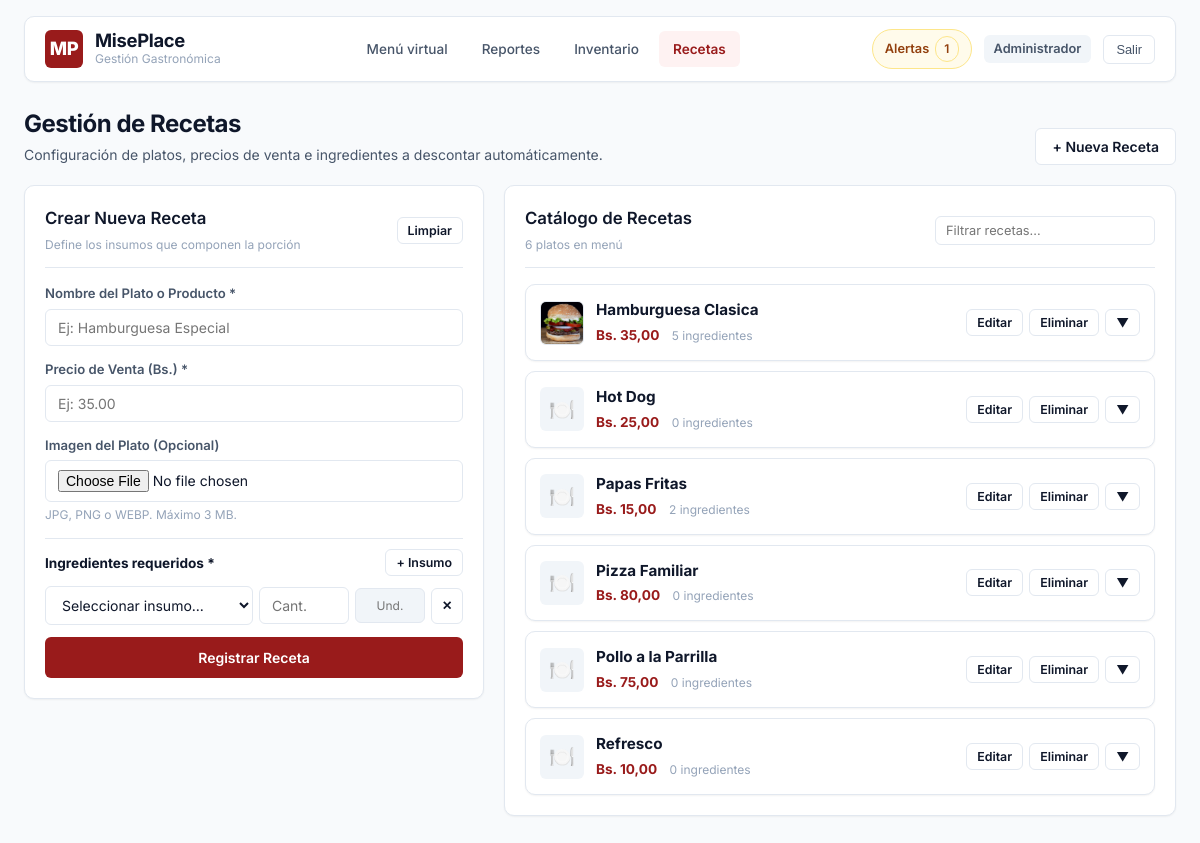
The page /recetas/ (signed in) on the database its author committed.
### apps/usuarios/models.py (models this page shows, shortened)
class Usuario(AbstractBaseUser, PermissionsMixin):
    class Rol(models.TextChoices):
        ADMINISTRADOR = 'administrador', 'Administrador'
        CAJERO = 'cajero', 'Cajero'
        EMPLEADO = 'empleado', 'Empleado'
    email = models.EmailField('Correo electrónico', unique=True, max_length=150)
    nombre = models.CharField('Nombre o apodo', max_length=100, blank=True)
    rol = models.CharField('Rol', max_length=20, choices=Rol.choices, default=Rol.EMPLEADO)
    is_active = models.BooleanField('Activo', default=True)
    is_staff = models.BooleanField('Acceso a staff', default=False)
    fecha_registro = models.DateTimeField('Fecha de registro', auto_now_add=True)
    objects = UsuarioManager()
    USERNAME_FIELD = 'email'
    REQUIRED_FIELDS = []
    class Meta:
        verbose_name = 'Usuario'
        verbose_name_plural = 'Usuarios'
        ordering = ['email']
    @property
    def es_admin(self) -> bool:
        return self.rol == self.Rol.ADMINISTRADOR or self.is_superuser
    @property
    def puede_acceder_pos(self) -> bool:
        return self.es_admin or self.es_cajero
    @property
    def puede_acceder_inventario(self) -> bool:
        return self.es_admin or self.es_empleado
    @property
    def puede_acceder_recetas(self) -> bool:
        return self.es_admin
    @property
    def puede_acceder_reportes(self) -> bool:
        return self.es_admin or self.es_empleado

### apps/recetas/models.py (models this page shows, shortened)
class Plato(models.Model):
    nombre = models.CharField('Nombre del plato o producto', max_length=100, unique=True)
    precio_venta = models.DecimalField('Precio de venta (Bs.)', max_digits=10, decimal_places=2)
    imagen = models.ImageField('Imagen del plato', upload_to='platos/', blank=True, null=True)
    activo = models.BooleanField('Activo en el menú', default=True)
    fecha_creacion = models.DateTimeField(auto_now_add=True)
    class Meta:
        verbose_name = 'Plato / Producto'
        verbose_name_plural = 'Platos y Productos'
        ordering = ['nombre']

### apps/recetas/views.py (the view)
# urls.py: path('', views.gestion_recetas, name='lista'),
@roles_requeridos(['administrador'])
def gestion_recetas(request):
    platos = Plato.objects.prefetch_related('ingredientes__insumo').all().order_by('nombre')
    insumos = Insumo.objects.all().order_by('nombre')
    context = {
        'platos': platos,
        'insumos': insumos,
        'fecha_hoy': timezone.localdate(),
    }
    return render(request, 'recetas/gestion_recetas.html', context)

### apps/usuarios/context_processors.py (called while the page is built)
def usuario_contexto(request):
    if not request.user.is_authenticated:
        return {'total_alertas_stock': 0}
    try:
        from inventario.models import Insumo
        from django.db.models import F
        total_alertas = Insumo.objects.filter(stock_actual__lte=F('stock_minimo')).count()
    except Exception:
        total_alertas = 0
    return {
        'total_alertas_stock': total_alertas,
        'usuario_actual': request.user,
    }

### templates/recetas/gestion_recetas.html (shortened to what this page needs)
{% extends 'base.html' %}
{% load humanize %}
{% block content %}
<div class="page-header">
    <div class="page-title">
        <h2>Gestión de Recetas</h2>
        <p>Configuración de platos, precios de venta e ingredientes a descontar automáticamente.</p>
    </div>
    <div class="page-actions">
        <button type="button" class="btn btn-secondary" onclick="limpiarFormularioReceta()">
            + Nueva Receta
        </button>
    </div>
</div>
<div style="display: grid; grid-template-columns: 460px 1fr; gap: 20px; align-items: start;">
    <div class="card" id="tarjetaFormularioReceta">
        <div class="card-header">
            <div>
                <h3 id="tituloFormReceta">Crear Nueva Receta</h3>
                <span class="subtitle">Define los insumos que componen la porción</span>
            </div>
            <button type="button" class="btn btn-secondary btn-sm" onclick="limpiarFormularioReceta()">Limpiar</button>
        </div>
        <form id="formReceta" enctype="multipart/form-data">
            <div class="form-group">
                <label for="nombrePlato">Nombre del Plato o Producto *</label>
                <input type="text" id="nombrePlato" name="nombreplato" class="form-input" placeholder="Ej: Hamburguesa Especial" required>
            </div>
            <div class="form-group">
                <label for="precioVenta">Precio de Venta (Bs.) *</label>
                <input type="number" id="precioVenta" name="precioventa" step="0.01" min="0.01" class="form-input" placeholder="Ej: 35.00" required>
            </div>
            <div class="form-group">
                <label for="imagenPlato">Imagen del Plato (Opcional)</label>
                <input type="file" id="imagenPlato" name="imagen" class="form-input" accept="image/jpeg,image/png,image/webp">
                <small class="form-help">JPG, PNG o WEBP. Máximo 3 MB.</small>
            </div>
            <div style="margin-bottom: 12px; padding-top: 10px; border-top: 1px solid var(--border-color);">
                <div style="display: flex; justify-content: space-between; align-items: center; margin-bottom: 10px;">
                    <label style="font-weight: 700; font-size: 0.85rem; color: var(--text-primary);">Ingredientes requeridos *</label>
                    <button type="button" class="btn btn-secondary btn-sm" onclick="agregarFilaIngrediente()">+ Insumo</button>
                </div>
                <div id="filasIngredientes" style="display: flex; flex-direction: column; gap: 8px;">
                </div>
            </div>
            <button type="submit" class="btn btn-primary btn-block" id="btnGuardarReceta" style="padding: 11px;">
                Registrar Receta
            </button>
        </form>
    </div>
    <div class="card">
        <div class="card-header">
            <div>
                <h3>Catálogo de Recetas</h3>
                <span class="subtitle">{{ platos.count }} platos en menú</span>
            </div>
            <input type="search" id="buscarRecetaCatalogo" placeholder="Filtrar recetas..." class="form-input" style="max-width: 220px; padding: 6px 10px; font-size: 0.8rem;">
        </div>
        <div style="display: flex; flex-direction: column; gap: 10px;" id="contenedorListaRecetas">
            {% for plato in platos %}
            <div class="card item-receta-card" style="margin-bottom: 0; padding: 14px;" data-nombre="{{ plato.nombre|lower }}">
                <div style="display: flex; justify-content: space-between; align-items: center;">
                    <div style="display: flex; align-items: center; gap: 12px;">
                        {% if plato.imagen %}
                            <img src="{{ plato.imagen.url }}" alt="{{ plato.nombre }}" style="width: 44px; height: 44px; object-fit: cover; border-radius: var(--radius-sm); border: 1px solid var(--border-color);">
                        {% else %}
                            <div style="width: 44px; height: 44px; background: var(--bg-subtle); display: flex; align-items: center; justify-content: center; font-size: 1.3rem; border-radius: var(--radius-sm);">
                                🍽️
                            </div>
                        {% endif %}
                        <div>
                            <strong style="font-size: 0.95rem; color: var(--text-primary); display: block;">{{ plato.nombre }}</strong>
                            <span style="font-size: 0.85rem; font-weight: 700; color: var(--brand-primary);">Bs. {{ plato.precio_venta|floatformat:2 }}</span>
                            <span style="font-size: 0.75rem; color: var(--text-muted); margin-left: 8px;">{{ plato.ingredientes.count }} ingredientes</span>
                        </div>
                    </div>
                    <div style="display: flex; gap: 6px;">
                        <button type="button" class="btn btn-secondary btn-sm" onclick="cargarRecetaParaEdicion({{ plato.id }})">
                            Editar
                        </button>
                        <button type="button" class="btn btn-secondary btn-sm" onclick="abrirModalEliminar({{ plato.id }}, '{{ plato.nombre|escapejs }}')">
                            Eliminar
                        </button>
                        <button type="button" class="btn btn-secondary btn-sm" onclick="toggleDetalleIngredientes({{ plato.id }})" title="Ver ingredientes">
                            ▼
                        </button>
                    </div>
                </div>
            </div>
            {% empty %}
            <p style="text-align: center; color: var(--text-muted); padding: 40px 0;">
                No hay recetas registradas todavía. Crea la primera usando el formulario.
            </p>
            {% endfor %}
        </div>
    </div>
</div>
{% endblock %}

### templates/base.html (shortened to what this page needs)
{% load static %}
<!DOCTYPE html>
<html lang="es">
<head>
    <link rel="stylesheet" href="{% static 'css/estilos.css' %}">
</head>
<body>
    <div id="app-container">
        {% if user.is_authenticated %}
        <header class="top-nav">
            <div class="brand-section">
                <a href="{% url 'usuarios:inicio_por_rol' %}" class="brand-logo" title="Inicio MisePlace">MP</a>
                <div class="brand-info">
                    <h1>MisePlace</h1>
                    <p>Gestión Gastronómica</p>
                </div>
            </div>
            <nav class="nav-links" aria-label="Navegación principal">
                {% if user.puede_acceder_pos %}
                <a href="{% url 'ventas:pos' %}" class="nav-link {% if request.resolver_match.app_name == 'ventas' %}activo{% endif %}">
                    Menú virtual
                </a>
                {% endif %}
                {% if user.puede_acceder_reportes %}
                <a href="{% url 'reportes:dashboard' %}" class="nav-link {% if request.resolver_match.app_name == 'reportes' %}activo{% endif %}">
                    Reportes
                </a>
                {% endif %}
                {% if user.puede_acceder_inventario %}
                <a href="{% url 'inventario:lista' %}" class="nav-link {% if request.resolver_match.app_name == 'inventario' and request.resolver_match.url_name == 'lista' %}activo{% endif %}">
                    Inventario
                </a>
                {% endif %}
                {% if user.puede_acceder_recetas %}
                <a href="{% url 'recetas:lista' %}" class="nav-link {% if request.resolver_match.app_name == 'recetas' %}activo{% endif %}">
                    Recetas
                </a>
                {% endif %}
            </nav>
            <div class="nav-user-section">
                {% if user.puede_acceder_inventario and total_alertas_stock > 0 %}
                <a href="{% url 'inventario:alertas' %}" class="badge-alertas" title="Ver insumos que requieren reabastecimiento">
                    <span>Alertas</span>
                    <span class="badge badge-warning">{{ total_alertas_stock }}</span>
                </a>
                {% endif %}
                <div class="user-badge" title="{{ user.email }}">
                    <span>{{ user.get_rol_display }}</span>
                </div>
                <form action="{% url 'usuarios:logout' %}" method="post" style="display:inline;">
                    <button type="submit" class="btn-salir" title="Cerrar sesión">Salir</button>
                </form>
            </div>
        </header>
        {% endif %}
        <main id="main-content">
            {% block content %}{% endblock %}
        </main>
    </div>
</body>
</html>

### rows shown on the page
Usuario: rol "Administrador"
Plato: imagen (picture), nombre "Hamburguesa Clasica", precio_venta "35,00", ingredientes.count "5"
Plato: nombre "Hot Dog", precio_venta "25,00", ingredientes.count "0"
Plato: nombre "Papas Fritas", precio_venta "15,00", ingredientes.count "2"
Plato: nombre "Pizza Familiar", precio_venta "80,00", ingredientes.count "0"
Plato: nombre "Pollo a la Parrilla", precio_venta "75,00", ingredientes.count "0"
Plato: nombre "Refresco", precio_venta "10,00", ingredientes.count "0"

### other values the page prints
{{ total_alertas_stock }} "1"
{{ platos.count }} "6"
